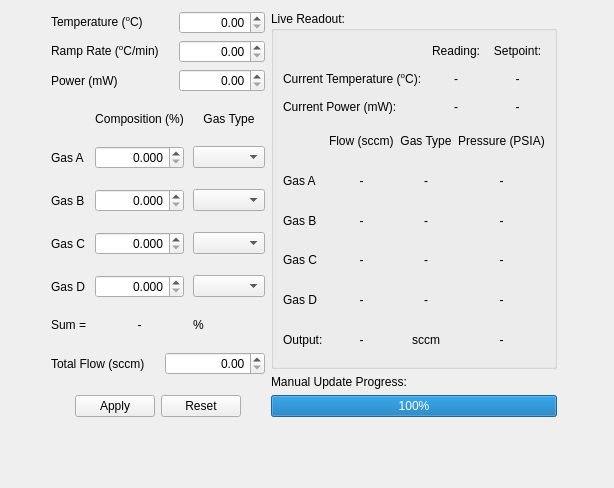
      <widget class="QWidget" name="tabManualControl">
       <attribute name="title">
        <string>Manual Control</string>
       </attribute>
       <layout class="QGridLayout" name="gridLayout_4">
        <item row="0" column="4">
         <spacer name="horizontalSpacer_4">
          <property name="orientation">
           <enum>Qt::Horizontal</enum>
          </property>
          <property name="sizeHint" stdset="0">
           <size>
            <width>40</width>
            <height>20</height>
           </size>
          </property>
         </spacer>
        </item>
        <item row="0" column="0">
         <spacer name="horizontalSpacer_3">
          <property name="orientation">
           <enum>Qt::Horizontal</enum>
          </property>
          <property name="sizeHint" stdset="0">
           <size>
            <width>40</width>
            <height>20</height>
           </size>
          </property>
         </spacer>
        </item>
        <item row="1" column="2">
         <widget class="QLabel" name="label_18">
          <property name="text">
           <string>Manual Update Progress:</string>
          </property>
         </widget>
        </item>
        <item row="2" column="2" colspan="2">
         <widget class="QProgressBar" name="progressBar">
          <property name="maximum">
           <number>100</number>
          </property>
          <property name="value">
           <number>100</number>
          </property>
         </widget>
        </item>
        <item row="0" column="2" colspan="2">
         <widget class="QGroupBox" name="groupBox">
          <property name="title">
           <string>Live Readout:</string>
          </property>
          <layout class="QVBoxLayout" name="verticalLayout_4">
           <item>
            <layout class="QVBoxLayout" name="verticalLiveReadout1" stretch="1,3">
             <item>
              <layout class="QGridLayout" name="gridLayout_5">
               <item row="1" column="1">
                <widget class="QLabel" name="current_temp_1">
                 <property name="layoutDirection">
                  <enum>Qt::LeftToRight</enum>
                 </property>
                 <property name="text">
                  <string>-</string>
                 </property>
                 <property name="alignment">
                  <set>Qt::AlignCenter</set>
                 </property>
                </widget>
               </item>
               <item row="2" column="1">
                <widget class="QLabel" name="current_power_1">
                 <property name="layoutDirection">
                  <enum>Qt::LeftToRight</enum>
                 </property>
                 <property name="text">
                  <string>-</string>
                 </property>
                 <property name="alignment">
                  <set>Qt::AlignCenter</set>
                 </property>
                </widget>
               </item>
               <item row="0" column="1">
                <widget class="QLabel" name="label_30">
                 <property name="layoutDirection">
                  <enum>Qt::LeftToRight</enum>
                 </property>
                 <property name="text">
                  <string>Reading:</string>
                 </property>
                 <property name="alignment">
                  <set>Qt::AlignCenter</set>
                 </property>
                </widget>
               </item>
               <item row="2" column="0">
                <widget class="QLabel" name="label_75">
                 <property name="text">
                  <string>Current Power (mW):</string>
                 </property>
                </widget>
               </item>
               <item row="1" column="0">
                <widget class="QLabel" name="label_74">
                 <property name="text">
                  <string>&lt;html&gt;&lt;head/&gt;&lt;body&gt;&lt;p&gt;Current Temperature (&lt;span style=&quot; vertical-align:super;&quot;&gt;o&lt;/span&gt;C):&lt;/p&gt;&lt;/body&gt;&lt;/html&gt;</string>
                 </property>
                </widget>
               </item>
               <item row="1" column="2">
                <widget class="QLabel" name="current_temp_setpoint1">
                 <property name="layoutDirection">
                  <enum>Qt::LeftToRight</enum>
                 </property>
                 <property name="text">
                  <string>-</string>
                 </property>
                 <property name="alignment">
                  <set>Qt::AlignCenter</set>
                 </property>
                </widget>
               </item>
               <item row="2" column="2">
                <widget class="QLabel" name="current_power_setpoint1">
                 <property name="layoutDirection">
                  <enum>Qt::LeftToRight</enum>
                 </property>
                 <property name="text">
                  <string>-</string>
                 </property>
                 <property name="alignment">
                  <set>Qt::AlignCenter</set>
                 </property>
                </widget>
               </item>
               <item row="0" column="2">
                <widget class="QLabel" name="label_33">
                 <property name="layoutDirection">
                  <enum>Qt::LeftToRight</enum>
                 </property>
                 <property name="text">
                  <string>Setpoint:</string>
                 </property>
                 <property name="alignment">
                  <set>Qt::AlignCenter</set>
                 </property>
                </widget>
               </item>
              </layout>
             </item>
             <item>
              <layout class="QGridLayout" name="gridLayout_8">
               <item row="5" column="3">
                <widget class="QLabel" name="current_gasE_pressure_1">
                 <property name="text">
                  <string>-</string>
                 </property>
                 <property name="alignment">
                  <set>Qt::AlignCenter</set>
                 </property>
                </widget>
               </item>
               <item row="3" column="1">
                <widget class="QLabel" name="current_gasC_comp_1">
                 <property name="text">
                  <string>-</string>
                 </property>
                 <property name="alignment">
                  <set>Qt::AlignCenter</set>
                 </property>
                </widget>
               </item>
               <item row="5" column="0">
                <widget class="QLabel" name="label_53">
                 <property name="text">
                  <string>Output:</string>
                 </property>
                </widget>
               </item>
               <item row="3" column="0">
                <widget class="QLabel" name="label_69">
                 <property name="text">
                  <string>Gas C</string>
                 </property>
                </widget>
               </item>
               <item row="2" column="2">
                <widget class="QLabel" name="current_gasB_type_1">
                 <property name="text">
                  <string>-</string>
                 </property>
                 <property name="alignment">
                  <set>Qt::AlignCenter</set>
                 </property>
                </widget>
               </item>
               <item row="1" column="0">
                <widget class="QLabel" name="label_67">
                 <property name="text">
                  <string>Gas A</string>
                 </property>
                </widget>
               </item>
               <item row="3" column="2">
                <widget class="QLabel" name="current_gasC_type_1">
                 <property name="text">
                  <string>-</string>
                 </property>
                 <property name="alignment">
                  <set>Qt::AlignCenter</set>
                 </property>
                </widget>
               </item>
               <item row="4" column="0">
                <widget class="QLabel" name="label_21">
                 <property name="text">
                  <string>Gas D</string>
                 </property>
                </widget>
               </item>
               <item row="5" column="1">
                <widget class="QLabel" name="current_gasE_flow_1">
                 <property name="text">
                  <string>-</string>
                 </property>
                 <property name="alignment">
                  <set>Qt::AlignCenter</set>
                 </property>
                </widget>
               </item>
               <item row="4" column="1">
                <widget class="QLabel" name="current_gasD_comp_1">
                 <property name="text">
                  <string>-</string>
                 </property>
                 <property name="alignment">
                  <set>Qt::AlignCenter</set>
                 </property>
                </widget>
               </item>
               <item row="1" column="3">
                <widget class="QLabel" name="current_gasA_pressure_1">
                 <property name="text">
                  <string>-</string>
                 </property>
                 <property name="alignment">
                  <set>Qt::AlignCenter</set>
                 </property>
                </widget>
               </item>
               <item row="2" column="1">
                <widget class="QLabel" name="current_gasB_comp_1">
                 <property name="text">
                  <string>-</string>
                 </property>
                 <property name="alignment">
                  <set>Qt::AlignCenter</set>
                 </property>
                </widget>
               </item>
               <item row="0" column="2">
                <widget class="QLabel" name="label_66">
                 <property name="text">
                  <string>Gas Type</string>
                 </property>
                 <property name="alignment">
                  <set>Qt::AlignCenter</set>
                 </property>
                </widget>
               </item>
               <item row="1" column="2">
                <widget class="QLabel" name="current_gasA_type_1">
                 <property name="text">
                  <string>-</string>
                 </property>
                 <property name="alignment">
                  <set>Qt::AlignCenter</set>
                 </property>
                </widget>
               </item>
               <item row="4" column="2">
                <widget class="QLabel" name="current_gasD_type_1">
                 <property name="text">
                  <string>-</string>
                 </property>
                 <property name="alignment">
                  <set>Qt::AlignCenter</set>
                 </property>
                </widget>
               </item>
               <item row="2" column="0">
                <widget class="QLabel" name="label_68">
                 <property name="text">
                  <string>Gas B</string>
                 </property>
                </widget>
               </item>
               <item row="0" column="3">
                <widget class="QLabel" name="label_28">
                 <property name="text">
                  <string>Pressure (PSIA)</string>
                 </property>
                 <property name="alignment">
                  <set>Qt::AlignCenter</set>
                 </property>
                </widget>
               </item>
               <item row="0" column="1">
                <widget class="QLabel" name="label_65">
                 <property name="text">
                  <string>Flow (sccm)</string>
                 </property>
                </widget>
               </item>
               <item row="2" column="3">
                <widget class="QLabel" name="current_gasB_pressure_1">
                 <property name="text">
                  <string>-</string>
                 </property>
                 <property name="alignment">
                  <set>Qt::AlignCenter</set>
                 </property>
                </widget>
               </item>
               <item row="3" column="3">
                <widget class="QLabel" name="current_gasC_pressure_1">
                 <property name="text">
                  <string>-</string>
                 </property>
                 <property name="alignment">
                  <set>Qt::AlignCenter</set>
                 </property>
                </widget>
               </item>
               <item row="5" column="2">
                <widget class="QLabel" name="label_73">
                 <property name="text">
                  <string>sccm</string>
                 </property>
                 <property name="alignment">
                  <set>Qt::AlignCenter</set>
                 </property>
                </widget>
               </item>
               <item row="4" column="3">
                <widget class="QLabel" name="current_gasD_pressure_1">
                 <property name="text">
                  <string>-</string>
                 </property>
                 <property name="alignment">
                  <set>Qt::AlignCenter</set>
                 </property>
                </widget>
               </item>
               <item row="1" column="1">
                <widget class="QLabel" name="current_gasA_comp_1">
                 <property name="text">
                  <string>-</string>
                 </property>
                 <property name="alignment">
                  <set>Qt::AlignCenter</set>
                 </property>
                </widget>
               </item>
              </layout>
             </item>
            </layout>
           </item>
          </layout>
         </widget>
        </item>
        <item row="0" column="1" rowspan="3">
         <layout class="QVBoxLayout" name="manualControlLayout" stretch="1,2,1">
          <property name="spacing">
           <number>20</number>
          </property>
          <item>
           <layout class="QFormLayout" name="formLayout_2">
            <property name="verticalSpacing">
             <number>6</number>
            </property>
            <item row="0" column="0">
             <widget class="QLabel" name="label_60">
              <property name="text">
               <string>&lt;html&gt;&lt;head/&gt;&lt;body&gt;&lt;p&gt;Temperature (&lt;span style=&quot; vertical-align:super;&quot;&gt;o&lt;/span&gt;C)&lt;/p&gt;&lt;/body&gt;&lt;/html&gt;</string>
              </property>
             </widget>
            </item>
            <item row="0" column="1">
             <widget class="QDoubleSpinBox" name="manualTemp">
              <property name="alignment">
               <set>Qt::AlignRight|Qt::AlignTrailing|Qt::AlignVCenter</set>
              </property>
             </widget>
            </item>
            <item row="1" column="0">
             <widget class="QLabel" name="label_62">
              <property name="text">
               <string>&lt;html&gt;&lt;head/&gt;&lt;body&gt;&lt;p&gt;Ramp Rate (&lt;span style=&quot; vertical-align:super;&quot;&gt;o&lt;/span&gt;C/min)&lt;/p&gt;&lt;/body&gt;&lt;/html&gt;</string>
              </property>
             </widget>
            </item>
            <item row="1" column="1">
             <widget class="QDoubleSpinBox" name="manualRamp">
              <property name="alignment">
               <set>Qt::AlignRight|Qt::AlignTrailing|Qt::AlignVCenter</set>
              </property>
             </widget>
            </item>
            <item row="2" column="0">
             <widget class="QLabel" name="label_63">
              <property name="text">
               <string>Power (mW)</string>
              </property>
             </widget>
            </item>
            <item row="2" column="1">
             <widget class="QDoubleSpinBox" name="manualPower">
              <property name="alignment">
               <set>Qt::AlignRight|Qt::AlignTrailing|Qt::AlignVCenter</set>
              </property>
             </widget>
            </item>
           </layout>
          </item>
          <item>
           <layout class="QGridLayout" name="gridLayout_7" rowstretch="1,3,3,3,3,0">
            <property name="horizontalSpacing">
             <number>9</number>
            </property>
            <property name="verticalSpacing">
             <number>20</number>
            </property>
            <item row="3" column="2">
             <widget class="QComboBox" name="manualGasCType"/>
            </item>
            <item row="4" column="0">
             <widget class="QLabel" name="label_20">
              <property name="text">
               <string>Gas D</string>
              </property>
             </widget>
            </item>
            <item row="3" column="1">
             <widget class="QDoubleSpinBox" name="manualGasCComp">
              <property name="alignment">
               <set>Qt::AlignRight|Qt::AlignTrailing|Qt::AlignVCenter</set>
              </property>
              <property name="decimals">
               <number>3</number>
              </property>
              <property name="maximum">
               <double>100.000000000000000</double>
              </property>
              <property name="singleStep">
               <double>0.010000000000000</double>
              </property>
             </widget>
            </item>
            <item row="3" column="0">
             <widget class="QLabel" name="label_59">
              <property name="text">
               <string>Gas C</string>
              </property>
             </widget>
            </item>
            <item row="0" column="1">
             <widget class="QLabel" name="label_55">
              <property name="text">
               <string>Composition (%)</string>
              </property>
              <property name="alignment">
               <set>Qt::AlignCenter</set>
              </property>
             </widget>
            </item>
            <item row="2" column="1">
             <widget class="QDoubleSpinBox" name="manualGasBComp">
              <property name="alignment">
               <set>Qt::AlignRight|Qt::AlignTrailing|Qt::AlignVCenter</set>
              </property>
              <property name="decimals">
               <number>3</number>
              </property>
              <property name="maximum">
               <double>100.000000000000000</double>
              </property>
              <property name="singleStep">
               <double>0.010000000000000</double>
              </property>
             </widget>
            </item>
            <item row="2" column="0">
             <widget class="QLabel" name="label_58">
              <property name="text">
               <string>Gas B</string>
              </property>
             </widget>
            </item>
            <item row="2" column="2">
             <widget class="QComboBox" name="manualGasBType"/>
            </item>
            <item row="4" column="1">
             <widget class="QDoubleSpinBox" name="manualGasDComp">
              <property name="alignment">
               <set>Qt::AlignRight|Qt::AlignTrailing|Qt::AlignVCenter</set>
              </property>
              <property name="decimals">
               <number>3</number>
              </property>
              <property name="maximum">
               <double>100.000000000000000</double>
              </property>
              <property name="singleStep">
               <double>0.010000000000000</double>
              </property>
             </widget>
            </item>
            <item row="1" column="1">
             <widget class="QDoubleSpinBox" name="manualGasAComp">
              <property name="alignment">
               <set>Qt::AlignRight|Qt::AlignTrailing|Qt::AlignVCenter</set>
              </property>
              <property name="decimals">
               <number>3</number>
              </property>
              <property name="maximum">
               <double>100.000000000000000</double>
              </property>
              <property name="singleStep">
               <double>0.010000000000000</double>
              </property>
             </widget>
            </item>
            <item row="0" column="2">
             <widget class="QLabel" name="label_56">
              <property name="text">
               <string>Gas Type</string>
              </property>
              <property name="alignment">
               <set>Qt::AlignCenter</set>
              </property>
             </widget>
            </item>
            <item row="1" column="2">
             <widget class="QComboBox" name="manualGasAType"/>
            </item>
            <item row="4" column="2">
             <widget class="QComboBox" name="manualGasDType"/>
            </item>
            <item row="1" column="0">
             <widget class="QLabel" name="label_57">
              <property name="text">
               <string>Gas A</string>
              </property>
             </widget>
            </item>
            <item row="5" column="1">
             <widget class="QLabel" name="manualCompSum">
              <property name="text">
               <string>-</string>
              </property>
              <property name="alignment">
               <set>Qt::AlignCenter</set>
              </property>
             </widget>
            </item>
            <item row="5" column="0">
             <widget class="QLabel" name="label_35">
              <property name="text">
               <string>Sum =</string>
              </property>
              <property name="alignment">
               <set>Qt::AlignRight|Qt::AlignTrailing|Qt::AlignVCenter</set>
              </property>
             </widget>
            </item>
            <item row="5" column="2">
             <widget class="QLabel" name="label_40">
              <property name="text">
               <string>%</string>
              </property>
             </widget>
            </item>
           </layout>
          </item>
          <item>
           <layout class="QFormLayout" name="formLayout_3">
            <item row="0" column="0">
             <widget class="QLabel" name="label_54">
              <property name="text">
               <string>Total Flow (sccm)</string>
              </property>
             </widget>
            </item>
            <item row="0" column="1">
             <widget class="QDoubleSpinBox" name="manualFlow">
              <property name="alignment">
               <set>Qt::AlignRight|Qt::AlignTrailing|Qt::AlignVCenter</set>
              </property>
             </widget>
            </item>
            <item row="1" column="0" colspan="2">
             <widget class="QDialogButtonBox" name="buttonBox">
              <property name="layoutDirection">
               <enum>Qt::RightToLeft</enum>
              </property>
              <property name="orientation">
               <enum>Qt::Horizontal</enum>
              </property>
              <property name="standardButtons">
               <set>QDialogButtonBox::Apply|QDialogButtonBox::Reset</set>
              </property>
              <property name="centerButtons">
               <bool>true</bool>
              </property>
             </widget>
            </item>
           </layout>
          </item>
         </layout>
        </item>
        <item row="3" column="2">
         <spacer name="verticalSpacer_2">
          <property name="orientation">
           <enum>Qt::Vertical</enum>
          </property>
          <property name="sizeHint" stdset="0">
           <size>
            <width>20</width>
            <height>40</height>
           </size>
          </property>
         </spacer>
        </item>
        <item row="4" column="3" colspan="2">
         <widget class="QLabel" name="label_38">
          <property name="text">
           <string/>
          </property>
          <property name="pixmap">
           <pixmap>gui_style_guides/drawing.svg</pixmap>
          </property>
          <property name="scaledContents">
           <bool>false</bool>
          </property>
          <property name="alignment">
           <set>Qt::AlignBottom|Qt::AlignRight|Qt::AlignTrailing</set>
          </property>
         </widget>
        </item>
       </layout>
      </widget>
